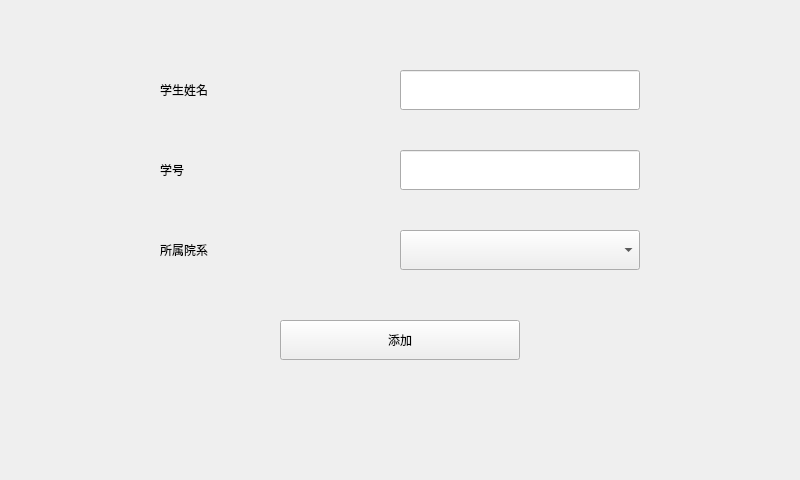
<?xml version="1.0" encoding="UTF-8"?>
<ui version="4.0">
 <class>AddStudentWidget</class>
 <widget class="QWidget" name="AddStudentWidget">
  <property name="geometry">
   <rect>
    <x>0</x>
    <y>0</y>
    <width>800</width>
    <height>480</height>
   </rect>
  </property>
  <property name="windowTitle">
   <string>添加学生</string>
  </property>
  <widget class="QLabel" name="student_name_label">
   <property name="geometry">
    <rect>
     <x>160</x>
     <y>70</y>
     <width>240</width>
     <height>40</height>
    </rect>
   </property>
   <property name="text">
    <string>学生姓名</string>
   </property>
  </widget>
  <widget class="QLabel" name="student_id_label">
   <property name="geometry">
    <rect>
     <x>160</x>
     <y>150</y>
     <width>240</width>
     <height>40</height>
    </rect>
   </property>
   <property name="text">
    <string>学号</string>
   </property>
  </widget>
  <widget class="QLineEdit" name="student_name_edit">
   <property name="geometry">
    <rect>
     <x>400</x>
     <y>70</y>
     <width>240</width>
     <height>40</height>
    </rect>
   </property>
  </widget>
  <widget class="QLineEdit" name="student_id_edit">
   <property name="geometry">
    <rect>
     <x>400</x>
     <y>150</y>
     <width>240</width>
     <height>40</height>
    </rect>
   </property>
  </widget>
  <widget class="QPushButton" name="accept_button">
   <property name="geometry">
    <rect>
     <x>280</x>
     <y>320</y>
     <width>240</width>
     <height>40</height>
    </rect>
   </property>
   <property name="text">
    <string>添加</string>
   </property>
  </widget>
  <widget class="QLabel" name="college_label">
   <property name="geometry">
    <rect>
     <x>160</x>
     <y>230</y>
     <width>240</width>
     <height>40</height>
    </rect>
   </property>
   <property name="text">
    <string>所属院系</string>
   </property>
  </widget>
  <widget class="QComboBox" name="college_box">
   <property name="geometry">
    <rect>
     <x>400</x>
     <y>230</y>
     <width>240</width>
     <height>40</height>
    </rect>
   </property>
  </widget>
 </widget>
 <resources/>
 <connections/>
</ui>
